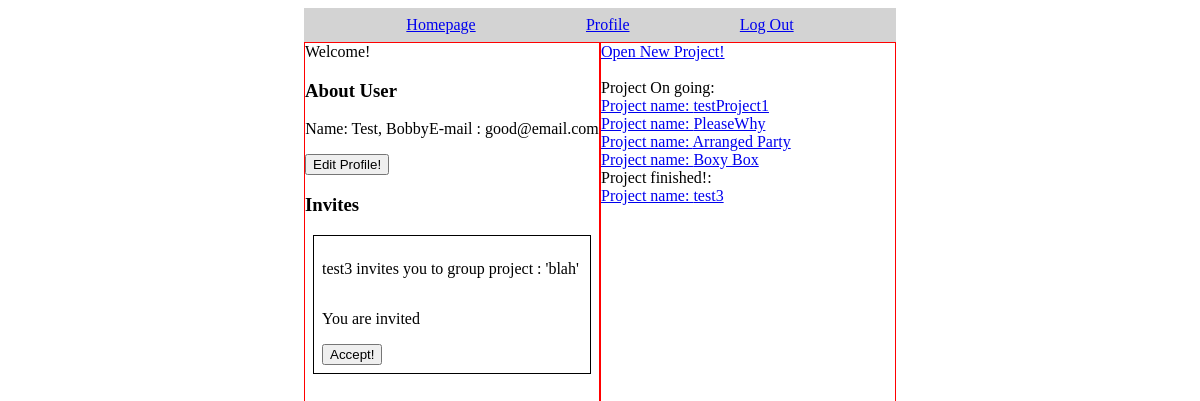
Page /homepage.php (signed in) on the committed database.
### tables this page shows
CREATE TABLE `student` (
  `id` int(10) UNSIGNED NOT NULL,
  `username` varchar(255) NOT NULL,
  `password` varchar(255) NOT NULL,
  `firstName` varchar(255) NOT NULL,
  `lastName` varchar(255) NOT NULL,
  `email` varchar(255) DEFAULT NULL
);

CREATE TABLE `invite` (
  `id` int(10) UNSIGNED NOT NULL,
  `authorID` int(10) UNSIGNED NOT NULL,
  `groupID` int(10) UNSIGNED NOT NULL,
  `body` varchar(255) DEFAULT NULL,
  `receivedID` int(10) UNSIGNED NOT NULL
);

CREATE TABLE `project` (
  `id` int(10) UNSIGNED NOT NULL,
  `opener` int(10) UNSIGNED NOT NULL,
  `name` varchar(255) NOT NULL,
  `isPublic` tinyint(1) NOT NULL DEFAULT 0,
  `isClosed` tinyint(1) NOT NULL DEFAULT 0,
  `dueDate` date DEFAULT NULL
);

### homepage.php (the view, shortened to what this page needs)
<!DOCTYPE html>
<head>
    <link rel="stylesheet" href="css/homepage.css">
    <link rel="stylesheet" href="css/bodyMain.css">
</head>
<body>
    <div class="bodyMain">
        <?php include "navbar.php"; ?>
        <div id="homepageBody">
            <div id="bodyLeft">
                <?php
                if (!isset($_SESSION["currentUser"]))
                    echo "<div><a href='login.php'>Log In!</a></div><br><div><a href='signup.php'>Sign Up!</a></div>";
                else {
                    echo "Welcome!";
                    $db = mysqli_connect('localhost', 'root', '') or die('Unable to connect. Check your connection parameters.');
                    mysqli_select_db($db, 'projectSite') or die(mysqli_error($db));
                    $currenpUserID =  $_SESSION["currentUser"];
                    $getUserDataQuery = "SELECT * from student Where id = '$currenpUserID'";
                    $userData = mysqli_fetch_assoc(mysqli_query($db, $getUserDataQuery));
                    echo "<h3>About User</h3>";
                    echo "<div style='display: flex; flex-direction: row; justify-content: space-evenly; margin-bottom:1rem;'>
                        <div>Name: " . $userData["lastName"] . ", " . $userData["firstName"] . "</div>
                        <div>E-mail : " . $userData["email"] . "</div>
                    </div>";
                    echo "<a href='editProfile.php'><button>Edit Profile!</button></a>";
                }
                ?>
                <h3>Invites</h3>
                <?php
                if (isset($_SESSION["currentUser"])) {
                    $query = "SELECT * FROM invite WHERE receivedID = $currenpUserID";
                    $invitesArr = mysqli_query($db, $query) or die(mysqli_error($db));
                    while ($inviteData = mysqli_fetch_assoc($invitesArr)) {
                        $inviteID = $inviteData['id'];
                        $groupID = $inviteData["groupID"];
                        $body = $inviteData["body"];
                        $senderID = $inviteData["authorID"];
                        $findSenderQuery = "SELECT username FROM student WHERE id = '$senderID'";
                        $senderUsername = mysqli_fetch_assoc(mysqli_query($db, $findSenderQuery))['username'];
                        $findGroupQuery = "SELECT name FROM project WHERE id = '$groupID'";
                        $groupName = mysqli_fetch_assoc(mysqli_query($db, $findGroupQuery))['name'];
                        echo "<div style='display: flex; flex-direction: column; border:1px solid black; padding: 0.5rem; margin:0.5rem;'>
                            <p>$senderUsername invites you to group project : '$groupName'</p>
                            <p>$body</p>
                            <form action='acceptInvite.php' method='post'>
                                <input type='text' name='inviteID' value = '$inviteID' hidden>
                                <button>Accept!</button>
                            </form>
                        </div>";
                    }
                }
                ?>
            </div>
            <div id="bodyRight">
                <?php
                echo "<a href='createProject.php'>Open New Project!</a><br><br>";
                ?>
                Project On going:<br>
                <?php
                if (isset($_SESSION["currentUser"])) {
                    $query = "SELECT * FROM project WHERE id IN (SELECT groupID FROM projectmembers WHERE memberID = '$currenpUserID') AND isClosed = 0";
                    $userProjectArr = mysqli_query($db, $query) or die(mysqli_error($db));
                    while ($project = mysqli_fetch_assoc($userProjectArr)) {
                        echo "<a href='projectThread.php?projectID=" . $project['id'] . "'>Project name: " . $project["name"] . "</a><br>";
                    }
                }
                ?>
                Project finished!:<br>
                <?php
                if (isset($_SESSION["currentUser"])) {
                    $query = "SELECT * FROM project WHERE id IN (SELECT groupID FROM projectmembers WHERE memberID = '$currenpUserID') AND isClosed = 1";
                    $userProjectArr = mysqli_query($db, $query) or die(mysqli_error($db));
                    while ($project = mysqli_fetch_assoc($userProjectArr)) {
                        echo "<a href='projectThread.php?projectID=" . $project['id'] . "'>Project name: " . $project["name"] . "</a><br>";
                    }
                }
                ?>
            </div>
        </div>
    </div>
</body>
</html>

### css/homepage.css (style rules this page uses)
#homepageBody { display: flex; flex-direction: row; width: 100%; height: 800px; }
#bodyLeft, #bodyRight { flex: 2; height: 100%; border: red solid 1px; }

### css/bodyMain.css (style rules this page uses)
.bodyMain { width: 50%; display: relative; translate: 50%; }

### rows in the picture
student: lastName "Test", firstName "Bobby", email "good@email.com"
invite: authorID.username "test3", groupID.name "blah", body "You are invited"
project: name "testProject1"
project: name "PleaseWhy"
project: name "Arranged Party"
project: name "Boxy Box"
project: name "test3"
